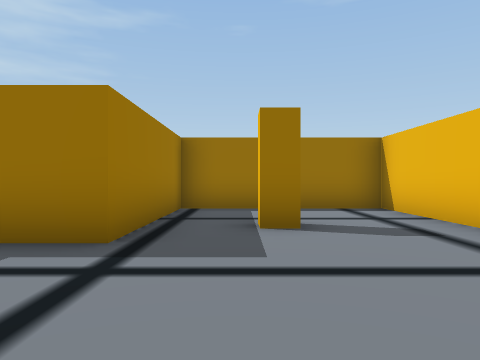
View 1 (above)

21 first-person views from a walk through a 3-D level made in the Unity game engine. The camera is 1.2 m above the floor, looks level and sees 70° across. The floor is counted in squares, 2 m on a side. Each view is taken from the middle of a square. On the plan, view 1 faces up. The plan holds only what a view shows up to about 10 squares ahead; the rest is blank. The place goes on beyond the plan. Some animated figures are not drawn.

View 2
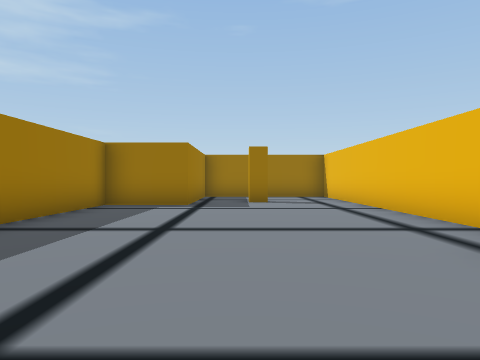

View 3
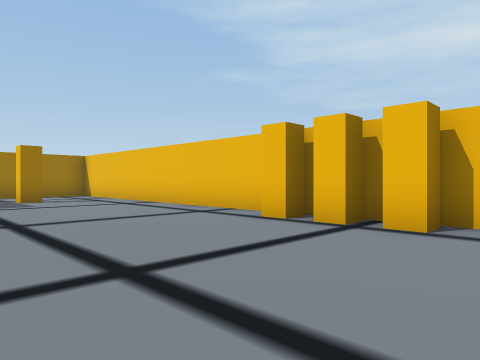

View 4
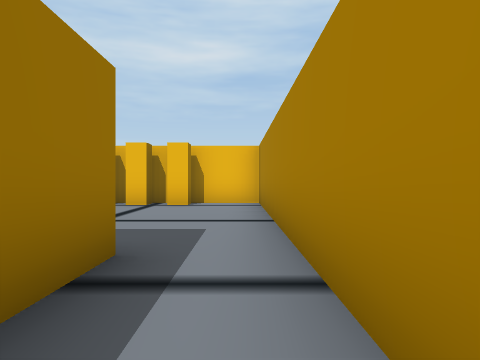

View 5
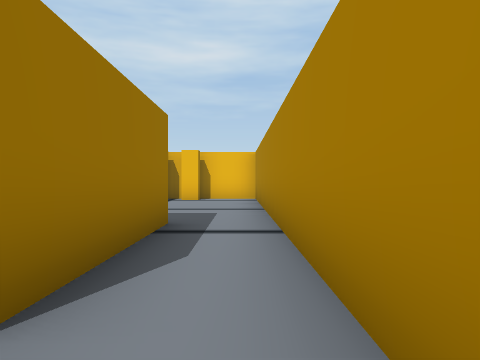

View 6
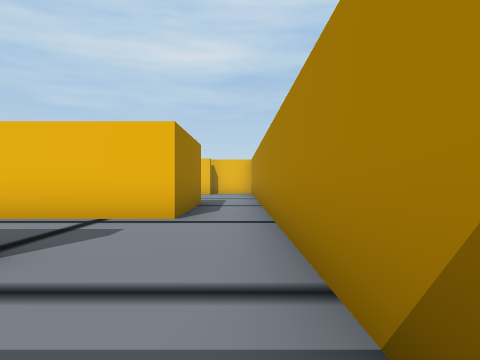

View 7
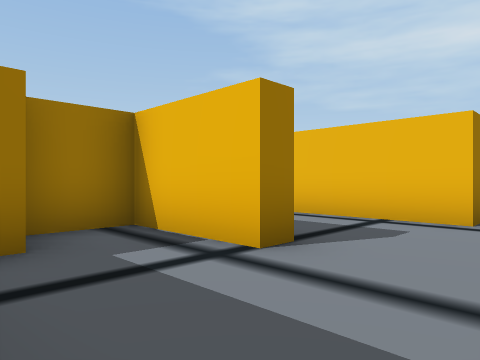

View 8
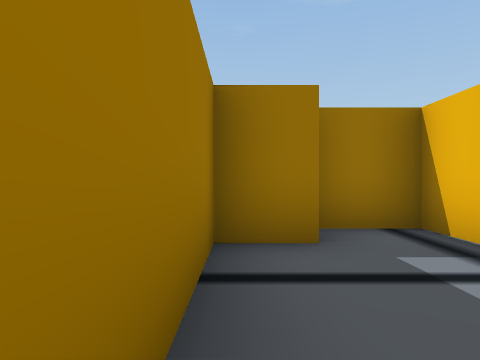

View 9
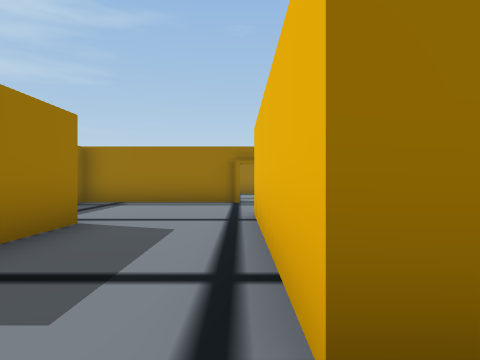

View 10
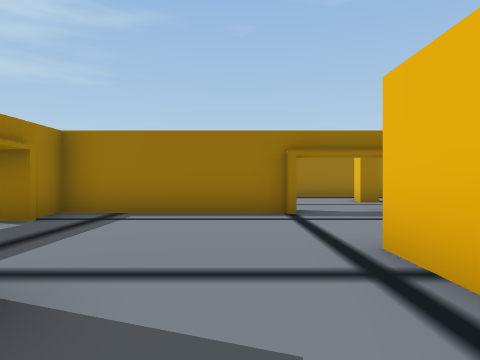

View 11
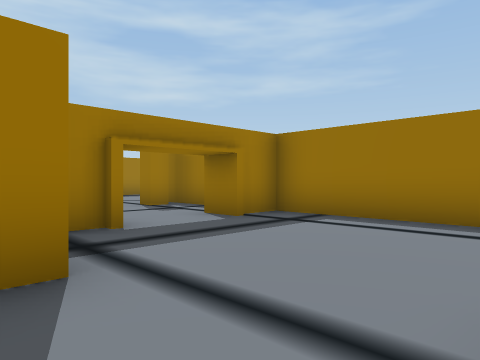

View 12
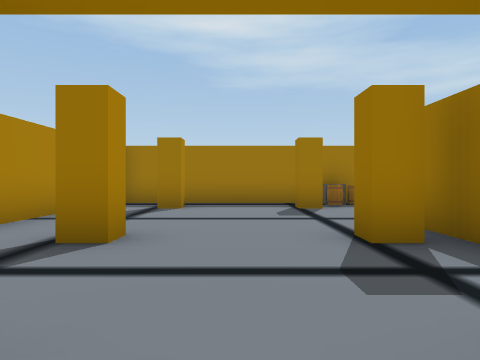

View 13
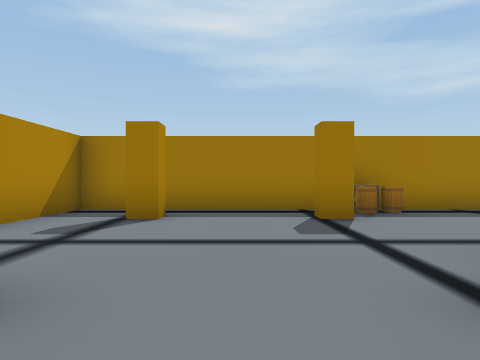

View 14
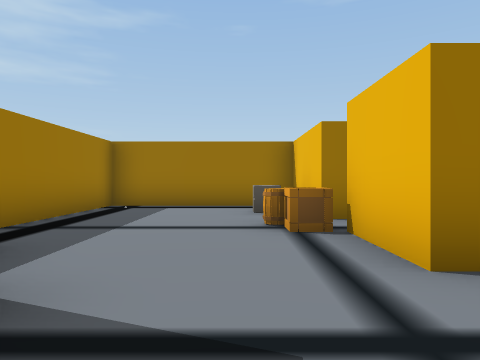

View 15
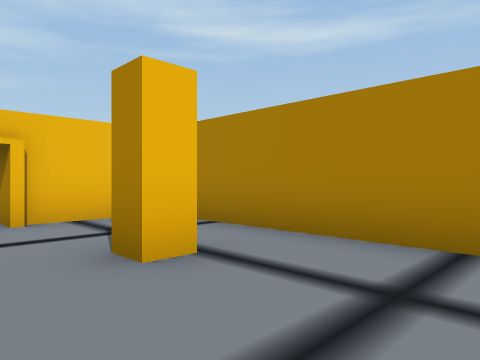

View 16
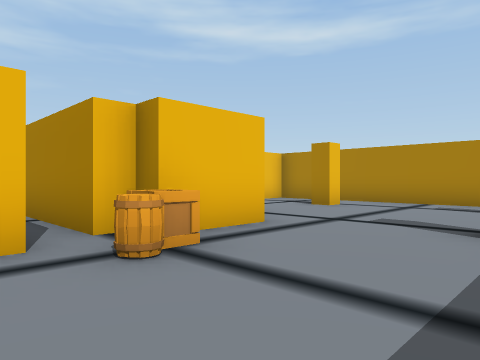

View 17
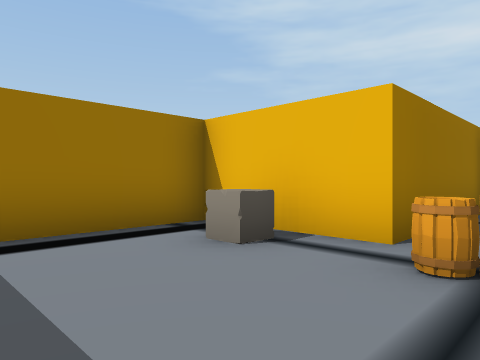

View 18
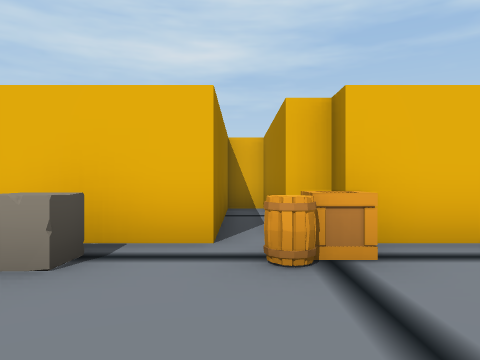

View 19
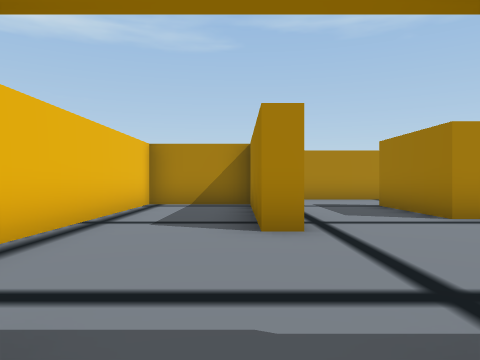

View 20
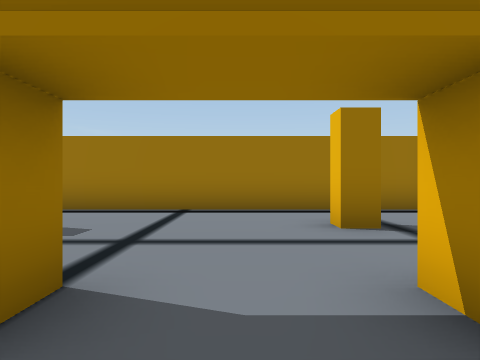

View 21
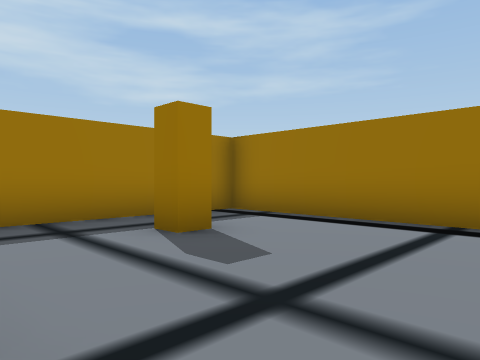

### Floor plan
Points are (right, up) in squares from view 1. A wall is a line through its corners. A room is listed if a view was taken in it or the views show most of it. See-through windows are left out.
Room 1 (views 1, 2, 3, 4)
walls: (3, -1.6) (3, 7.3) (-1.2, 7.3) (-1.2, 3.3) (-3.2, 3.3) (-3.2, -0.4); (-3.2, -5) (-6.7, -5); (-6.4, -6.5) (3, -6.5) (3, -5.5)
ways out: opening at (-6, -6) to room 2
objects: other object (0, 4) to (1, 5); other object (3, -5) to (3, -4); other object (3, -3); other object (3, -2)
Room 2 (views 5, 6, 7, 8, 9)
walls: (-9.2, -4) (-9.7, -4) (-9.7, -1.8) (-11.1, -1.8); (-11.4, -6.5) (-6.4, -6.5); (-11.2, -2.8) (-12.2, -2.8) (-12.2, -5.8)
ways out: opening at (-6, -6) to room 1; opening at (-7.5, -3.5) to room 3
Room 3 (views 10, 11, 12, 20)
walls: (-9.8, -1.2) (-9.2, -1.2) (-9.2, -4); (-7, 3.3) (-11.2, 3.3) (-11.2, 2); (-11.8, 0) (-11.2, 0) (-11.2, -0.6); (-6.7, -5) (-6.7, 0) (-6.3, 0) (-6.3, -4.5) (-3.8, -4.5) (-3.8, 0.9)
ways out: opening at (-7.5, -3.5) to room 2; opening at (-11, 1) to room 4; opening at (-6, 4) to room 5
Room 4 (views 13, 14, 15, 16, 17, 18)
walls: (-13.4, 3.3) (-15.7, 3.3) (-15.7, 4.4); (-15.3, 4.9) (-15.3, 5.5) (-11.8, 5.5) (-11.8, 6.2) (-15.7, 6.2) (-15.7, 9) (-20, 9) (-20, -2.3) (-12.8, -2.3); (-11.2, 2) (-12, 2); (-11.8, -1.5) (-11.8, 0)
ways out: opening at (-11, 1) to room 3
objects: other object (-20, 3) to (-19, 3); other object (-19, -1) to (-18, 0); barrel (-19, 2); barrel (-19, 4); crate (-16, 5); barrel (-16, 6); other object (-16, 8); other object (-15, -1) to (-14, 0); other object (-15, 2) to (-14, 3)
Room 5 (views 19, 21)
walls: (-7, 4) (-7, 3.3); (-5, 3.4) (-5, 4); (-2.2, 9) (-11.2, 9) (-11.2, 4.9)
ways out: opening at (-6, 4) to room 3
objects: other object (-10, 6) to (-9, 7); other object (-5, 6) to (-4, 7)

Positions as (right, up) in squares from view 1, and headings:
1: (0, 0), facing up
2: (0, -5), facing up
3: (-2, -6), facing up-right
4: (-6, -6), facing right
5: (-8, -6), facing right
6: (-12, -6), facing right
7: (-12, -6), facing up-right
8: (-12, -6), facing up
9: (-7, -6), facing up
10: (-8, -3), facing up
11: (-7, -2), facing up-left
12: (-11, 1), facing left
13: (-13, 1), facing left
14: (-17, 1), facing up
15: (-17, 1), facing down-right
16: (-19, 7), facing down-right
17: (-19, 5), facing up-right
18: (-19, 6), facing right
19: (-6, 4), facing down
20: (-6, 2), facing up
21: (-6, 4), facing up-left
